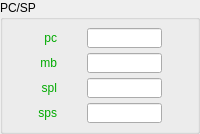
                <widget class="QGroupBox" name="groupBox_2">
                 <property name="sizePolicy">
                  <sizepolicy hsizetype="Maximum" vsizetype="Maximum">
                   <horstretch>0</horstretch>
                   <verstretch>0</verstretch>
                  </sizepolicy>
                 </property>
                 <property name="title">
                  <string>PC/SP</string>
                 </property>
                 <layout class="QGridLayout" name="gridLayout_5">
                  <property name="leftMargin">
                   <number>8</number>
                  </property>
                  <property name="topMargin">
                   <number>8</number>
                  </property>
                  <property name="rightMargin">
                   <number>8</number>
                  </property>
                  <property name="bottomMargin">
                   <number>8</number>
                  </property>
                  <property name="spacing">
                   <number>5</number>
                  </property>
                  <item row="1" column="0">
                   <widget class="QLabel" name="z3">
                    <property name="sizePolicy">
                     <sizepolicy hsizetype="Minimum" vsizetype="Preferred">
                      <horstretch>0</horstretch>
                      <verstretch>0</verstretch>
                     </sizepolicy>
                    </property>
                    <property name="maximumSize">
                     <size>
                      <width>21</width>
                      <height>16777215</height>
                     </size>
                    </property>
                    <property name="palette">
                     <palette>
                      <active>
                       <colorrole role="WindowText">
                        <brush brushstyle="SolidPattern">
                         <color alpha="255">
                          <red>0</red>
                          <green>170</green>
                          <blue>0</blue>
                         </color>
                        </brush>
                       </colorrole>
                      </active>
                      <inactive>
                       <colorrole role="WindowText">
                        <brush brushstyle="SolidPattern">
                         <color alpha="255">
                          <red>0</red>
                          <green>170</green>
                          <blue>0</blue>
                         </color>
                        </brush>
                       </colorrole>
                      </inactive>
                      <disabled>
                       <colorrole role="WindowText">
                        <brush brushstyle="SolidPattern">
                         <color alpha="255">
                          <red>120</red>
                          <green>120</green>
                          <blue>120</blue>
                         </color>
                        </brush>
                       </colorrole>
                      </disabled>
                     </palette>
                    </property>
                    <property name="text">
                     <string notr="true">mb</string>
                    </property>
                    <property name="alignment">
                     <set>Qt::AlignRight|Qt::AlignTrailing|Qt::AlignVCenter</set>
                    </property>
                   </widget>
                  </item>
                  <item row="0" column="0">
                   <widget class="QLabel" name="z1">
                    <property name="sizePolicy">
                     <sizepolicy hsizetype="Minimum" vsizetype="Preferred">
                      <horstretch>0</horstretch>
                      <verstretch>0</verstretch>
                     </sizepolicy>
                    </property>
                    <property name="maximumSize">
                     <size>
                      <width>21</width>
                      <height>16777215</height>
                     </size>
                    </property>
                    <property name="palette">
                     <palette>
                      <active>
                       <colorrole role="WindowText">
                        <brush brushstyle="SolidPattern">
                         <color alpha="255">
                          <red>0</red>
                          <green>170</green>
                          <blue>0</blue>
                         </color>
                        </brush>
                       </colorrole>
                      </active>
                      <inactive>
                       <colorrole role="WindowText">
                        <brush brushstyle="SolidPattern">
                         <color alpha="255">
                          <red>0</red>
                          <green>170</green>
                          <blue>0</blue>
                         </color>
                        </brush>
                       </colorrole>
                      </inactive>
                      <disabled>
                       <colorrole role="WindowText">
                        <brush brushstyle="SolidPattern">
                         <color alpha="255">
                          <red>120</red>
                          <green>120</green>
                          <blue>120</blue>
                         </color>
                        </brush>
                       </colorrole>
                      </disabled>
                     </palette>
                    </property>
                    <property name="text">
                     <string notr="true">pc</string>
                    </property>
                    <property name="alignment">
                     <set>Qt::AlignRight|Qt::AlignTrailing|Qt::AlignVCenter</set>
                    </property>
                   </widget>
                  </item>
                  <item row="0" column="1">
                   <widget class="QLineEdit" name="pcregView">
                    <property name="sizePolicy">
                     <sizepolicy hsizetype="Preferred" vsizetype="Preferred">
                      <horstretch>0</horstretch>
                      <verstretch>0</verstretch>
                     </sizepolicy>
                    </property>
                    <property name="minimumSize">
                     <size>
                      <width>65</width>
                      <height>20</height>
                     </size>
                    </property>
                    <property name="maximumSize">
                     <size>
                      <width>75</width>
                      <height>20</height>
                     </size>
                    </property>
                    <property name="font">
                     <font>
                      <family>MS Shell Dlg 2</family>
                      <pointsize>9</pointsize>
                     </font>
                    </property>
                    <property name="inputMask">
                     <string notr="true">&gt;HHHHHH</string>
                    </property>
                    <property name="text">
                     <string notr="true"/>
                    </property>
                    <property name="maxLength">
                     <number>6</number>
                    </property>
                    <property name="frame">
                     <bool>true</bool>
                    </property>
                   </widget>
                  </item>
                  <item row="1" column="1">
                   <widget class="QLineEdit" name="mbregView">
                    <property name="sizePolicy">
                     <sizepolicy hsizetype="Preferred" vsizetype="Preferred">
                      <horstretch>0</horstretch>
                      <verstretch>0</verstretch>
                     </sizepolicy>
                    </property>
                    <property name="minimumSize">
                     <size>
                      <width>65</width>
                      <height>20</height>
                     </size>
                    </property>
                    <property name="maximumSize">
                     <size>
                      <width>75</width>
                      <height>20</height>
                     </size>
                    </property>
                    <property name="font">
                     <font>
                      <family>MS Shell Dlg 2</family>
                      <pointsize>9</pointsize>
                     </font>
                    </property>
                    <property name="inputMask">
                     <string notr="true">&gt;HH</string>
                    </property>
                    <property name="text">
                     <string notr="true"/>
                    </property>
                    <property name="maxLength">
                     <number>2</number>
                    </property>
                    <property name="frame">
                     <bool>true</bool>
                    </property>
                   </widget>
                  </item>
                  <item row="2" column="1">
                   <widget class="QLineEdit" name="splregView">
                    <property name="sizePolicy">
                     <sizepolicy hsizetype="Preferred" vsizetype="Preferred">
                      <horstretch>0</horstretch>
                      <verstretch>0</verstretch>
                     </sizepolicy>
                    </property>
                    <property name="minimumSize">
                     <size>
                      <width>65</width>
                      <height>20</height>
                     </size>
                    </property>
                    <property name="maximumSize">
                     <size>
                      <width>75</width>
                      <height>20</height>
                     </size>
                    </property>
                    <property name="font">
                     <font>
                      <family>MS Shell Dlg 2</family>
                      <pointsize>9</pointsize>
                     </font>
                    </property>
                    <property name="inputMask">
                     <string notr="true">&gt;HHHHHH</string>
                    </property>
                    <property name="text">
                     <string notr="true"/>
                    </property>
                    <property name="maxLength">
                     <number>6</number>
                    </property>
                    <property name="frame">
                     <bool>true</bool>
                    </property>
                   </widget>
                  </item>
                  <item row="3" column="1">
                   <widget class="QLineEdit" name="spsregView">
                    <property name="sizePolicy">
                     <sizepolicy hsizetype="Preferred" vsizetype="Preferred">
                      <horstretch>0</horstretch>
                      <verstretch>0</verstretch>
                     </sizepolicy>
                    </property>
                    <property name="minimumSize">
                     <size>
                      <width>65</width>
                      <height>20</height>
                     </size>
                    </property>
                    <property name="maximumSize">
                     <size>
                      <width>75</width>
                      <height>20</height>
                     </size>
                    </property>
                    <property name="font">
                     <font>
                      <family>MS Shell Dlg 2</family>
                      <pointsize>9</pointsize>
                     </font>
                    </property>
                    <property name="inputMask">
                     <string notr="true">&gt;HHHH</string>
                    </property>
                    <property name="text">
                     <string notr="true"/>
                    </property>
                    <property name="maxLength">
                     <number>4</number>
                    </property>
                    <property name="frame">
                     <bool>true</bool>
                    </property>
                   </widget>
                  </item>
                  <item row="2" column="0">
                   <widget class="QLabel" name="zD">
                    <property name="sizePolicy">
                     <sizepolicy hsizetype="Minimum" vsizetype="Preferred">
                      <horstretch>0</horstretch>
                      <verstretch>0</verstretch>
                     </sizepolicy>
                    </property>
                    <property name="maximumSize">
                     <size>
                      <width>21</width>
                      <height>16777215</height>
                     </size>
                    </property>
                    <property name="palette">
                     <palette>
                      <active>
                       <colorrole role="WindowText">
                        <brush brushstyle="SolidPattern">
                         <color alpha="255">
                          <red>0</red>
                          <green>170</green>
                          <blue>0</blue>
                         </color>
                        </brush>
                       </colorrole>
                      </active>
                      <inactive>
                       <colorrole role="WindowText">
                        <brush brushstyle="SolidPattern">
                         <color alpha="255">
                          <red>0</red>
                          <green>170</green>
                          <blue>0</blue>
                         </color>
                        </brush>
                       </colorrole>
                      </inactive>
                      <disabled>
                       <colorrole role="WindowText">
                        <brush brushstyle="SolidPattern">
                         <color alpha="255">
                          <red>120</red>
                          <green>120</green>
                          <blue>120</blue>
                         </color>
                        </brush>
                       </colorrole>
                      </disabled>
                     </palette>
                    </property>
                    <property name="text">
                     <string notr="true">spl</string>
                    </property>
                    <property name="alignment">
                     <set>Qt::AlignRight|Qt::AlignTrailing|Qt::AlignVCenter</set>
                    </property>
                   </widget>
                  </item>
                  <item row="3" column="0">
                   <widget class="QLabel" name="z0">
                    <property name="sizePolicy">
                     <sizepolicy hsizetype="Minimum" vsizetype="Preferred">
                      <horstretch>0</horstretch>
                      <verstretch>0</verstretch>
                     </sizepolicy>
                    </property>
                    <property name="maximumSize">
                     <size>
                      <width>21</width>
                      <height>16777215</height>
                     </size>
                    </property>
                    <property name="palette">
                     <palette>
                      <active>
                       <colorrole role="WindowText">
                        <brush brushstyle="SolidPattern">
                         <color alpha="255">
                          <red>0</red>
                          <green>170</green>
                          <blue>0</blue>
                         </color>
                        </brush>
                       </colorrole>
                      </active>
                      <inactive>
                       <colorrole role="WindowText">
                        <brush brushstyle="SolidPattern">
                         <color alpha="255">
                          <red>0</red>
                          <green>170</green>
                          <blue>0</blue>
                         </color>
                        </brush>
                       </colorrole>
                      </inactive>
                      <disabled>
                       <colorrole role="WindowText">
                        <brush brushstyle="SolidPattern">
                         <color alpha="255">
                          <red>120</red>
                          <green>120</green>
                          <blue>120</blue>
                         </color>
                        </brush>
                       </colorrole>
                      </disabled>
                     </palette>
                    </property>
                    <property name="text">
                     <string notr="true">sps</string>
                    </property>
                    <property name="alignment">
                     <set>Qt::AlignRight|Qt::AlignTrailing|Qt::AlignVCenter</set>
                    </property>
                   </widget>
                  </item>
                 </layout>
                </widget>
